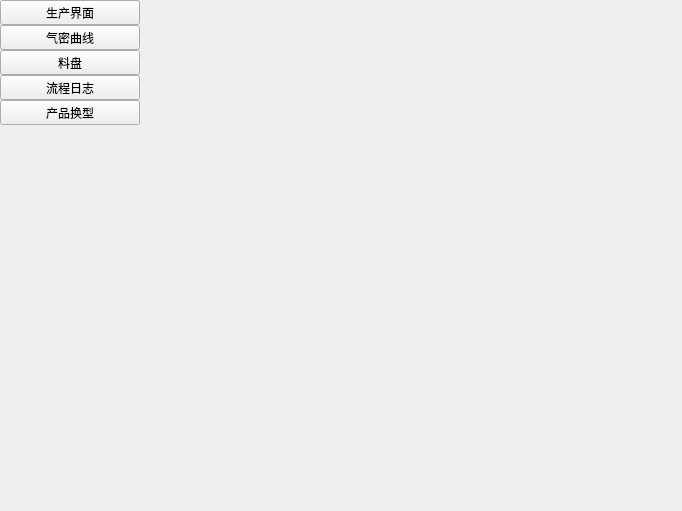
<?xml version="1.0" encoding="UTF-8"?>
<ui version="4.0">
 <class>WidgetAutoPage</class>
 <widget class="QWidget" name="WidgetAutoPage">
  <property name="geometry">
   <rect>
    <x>0</x>
    <y>0</y>
    <width>682</width>
    <height>511</height>
   </rect>
  </property>
  <property name="minimumSize">
   <size>
    <width>682</width>
    <height>511</height>
   </size>
  </property>
  <property name="windowTitle">
   <string>Form</string>
  </property>
  <layout class="QHBoxLayout" name="horizontalLayout">
   <property name="leftMargin">
    <number>0</number>
   </property>
   <property name="topMargin">
    <number>0</number>
   </property>
   <property name="rightMargin">
    <number>0</number>
   </property>
   <property name="bottomMargin">
    <number>0</number>
   </property>
   <item>
    <widget class="QWidget" name="widgetLeftBar" native="true">
     <property name="maximumSize">
      <size>
       <width>140</width>
       <height>16777215</height>
      </size>
     </property>
     <layout class="QVBoxLayout" name="verticalLayout_2">
      <property name="spacing">
       <number>0</number>
      </property>
      <property name="leftMargin">
       <number>0</number>
      </property>
      <property name="topMargin">
       <number>0</number>
      </property>
      <property name="rightMargin">
       <number>0</number>
      </property>
      <property name="bottomMargin">
       <number>0</number>
      </property>
      <item>
       <widget class="QToolButton" name="tbtnProduce_1">
        <property name="sizePolicy">
         <sizepolicy hsizetype="Expanding" vsizetype="Fixed">
          <horstretch>0</horstretch>
          <verstretch>0</verstretch>
         </sizepolicy>
        </property>
        <property name="text">
         <string>生产界面</string>
        </property>
       </widget>
      </item>
      <item>
       <widget class="QToolButton" name="tbtnAritight_2">
        <property name="sizePolicy">
         <sizepolicy hsizetype="Expanding" vsizetype="Fixed">
          <horstretch>0</horstretch>
          <verstretch>0</verstretch>
         </sizepolicy>
        </property>
        <property name="text">
         <string>气密曲线</string>
        </property>
       </widget>
      </item>
      <item>
       <widget class="QToolButton" name="tbtnTray_3">
        <property name="sizePolicy">
         <sizepolicy hsizetype="Expanding" vsizetype="Fixed">
          <horstretch>0</horstretch>
          <verstretch>0</verstretch>
         </sizepolicy>
        </property>
        <property name="text">
         <string>料盘</string>
        </property>
       </widget>
      </item>
      <item>
       <widget class="QToolButton" name="tbtnProcessLog_4">
        <property name="sizePolicy">
         <sizepolicy hsizetype="Expanding" vsizetype="Fixed">
          <horstretch>0</horstretch>
          <verstretch>0</verstretch>
         </sizepolicy>
        </property>
        <property name="text">
         <string>流程日志</string>
        </property>
       </widget>
      </item>
      <item>
       <widget class="QToolButton" name="tbtnProductChange_6">
        <property name="sizePolicy">
         <sizepolicy hsizetype="Expanding" vsizetype="Fixed">
          <horstretch>0</horstretch>
          <verstretch>0</verstretch>
         </sizepolicy>
        </property>
        <property name="text">
         <string>产品换型</string>
        </property>
       </widget>
      </item>
      <item>
       <spacer name="verticalSpacer_2">
        <property name="orientation">
         <enum>Qt::Vertical</enum>
        </property>
        <property name="sizeHint" stdset="0">
         <size>
          <width>20</width>
          <height>471</height>
         </size>
        </property>
       </spacer>
      </item>
     </layout>
    </widget>
   </item>
   <item>
    <widget class="QWidget" name="widgetFunc" native="true">
     <layout class="QGridLayout" name="gridLayout_3">
      <property name="leftMargin">
       <number>0</number>
      </property>
      <property name="topMargin">
       <number>0</number>
      </property>
      <property name="rightMargin">
       <number>0</number>
      </property>
      <property name="bottomMargin">
       <number>0</number>
      </property>
      <item row="0" column="0">
       <widget class="QStackedWidget" name="stackedWidget"/>
      </item>
      <item row="1" column="0">
       <widget class="QWidget" name="widget_2" native="true">
        <property name="sizePolicy">
         <sizepolicy hsizetype="Preferred" vsizetype="Fixed">
          <horstretch>0</horstretch>
          <verstretch>0</verstretch>
         </sizepolicy>
        </property>
        <property name="minimumSize">
         <size>
          <width>0</width>
          <height>190</height>
         </size>
        </property>
        <property name="maximumSize">
         <size>
          <width>16777215</width>
          <height>190</height>
         </size>
        </property>
        <layout class="QGridLayout" name="gridLayout_2">
         <property name="leftMargin">
          <number>3</number>
         </property>
         <property name="topMargin">
          <number>0</number>
         </property>
         <property name="rightMargin">
          <number>9</number>
         </property>
         <property name="bottomMargin">
          <number>0</number>
         </property>
         <item row="0" column="0" rowspan="2">
          <widget class="WidgetLog" name="widget" native="true">
           <property name="maximumSize">
            <size>
             <width>16777215</width>
             <height>190</height>
            </size>
           </property>
          </widget>
         </item>
         <item row="1" column="1">
          <widget class="WidgetBtnPanel" name="widgetDevice" native="true">
           <property name="sizePolicy">
            <sizepolicy hsizetype="Preferred" vsizetype="Fixed">
             <horstretch>0</horstretch>
             <verstretch>0</verstretch>
            </sizepolicy>
           </property>
           <property name="minimumSize">
            <size>
             <width>360</width>
             <height>0</height>
            </size>
           </property>
           <property name="maximumSize">
            <size>
             <width>360</width>
             <height>16777215</height>
            </size>
           </property>
           <property name="font">
            <font>
             <family>楷体</family>
             <weight>75</weight>
             <italic>false</italic>
             <bold>true</bold>
            </font>
           </property>
           <property name="styleSheet">
            <string notr="true">QFrame#frameDevice{border:none}</string>
           </property>
           <layout class="QVBoxLayout" name="verticalLayout_12">
            <property name="spacing">
             <number>3</number>
            </property>
            <property name="leftMargin">
             <number>3</number>
            </property>
            <property name="topMargin">
             <number>0</number>
            </property>
            <property name="rightMargin">
             <number>3</number>
            </property>
            <property name="bottomMargin">
             <number>0</number>
            </property>
           </layout>
          </widget>
         </item>
        </layout>
       </widget>
      </item>
     </layout>
    </widget>
   </item>
  </layout>
 </widget>
 <customwidgets>
  <customwidget>
   <class>WidgetLog</class>
   <extends>QWidget</extends>
   <header>../Common/WidgetLog.h</header>
   <container>1</container>
  </customwidget>
  <customwidget>
   <class>WidgetBtnPanel</class>
   <extends>QWidget</extends>
   <header>WidgetBtnPanel.h</header>
   <container>1</container>
  </customwidget>
 </customwidgets>
 <resources/>
 <connections/>
</ui>
